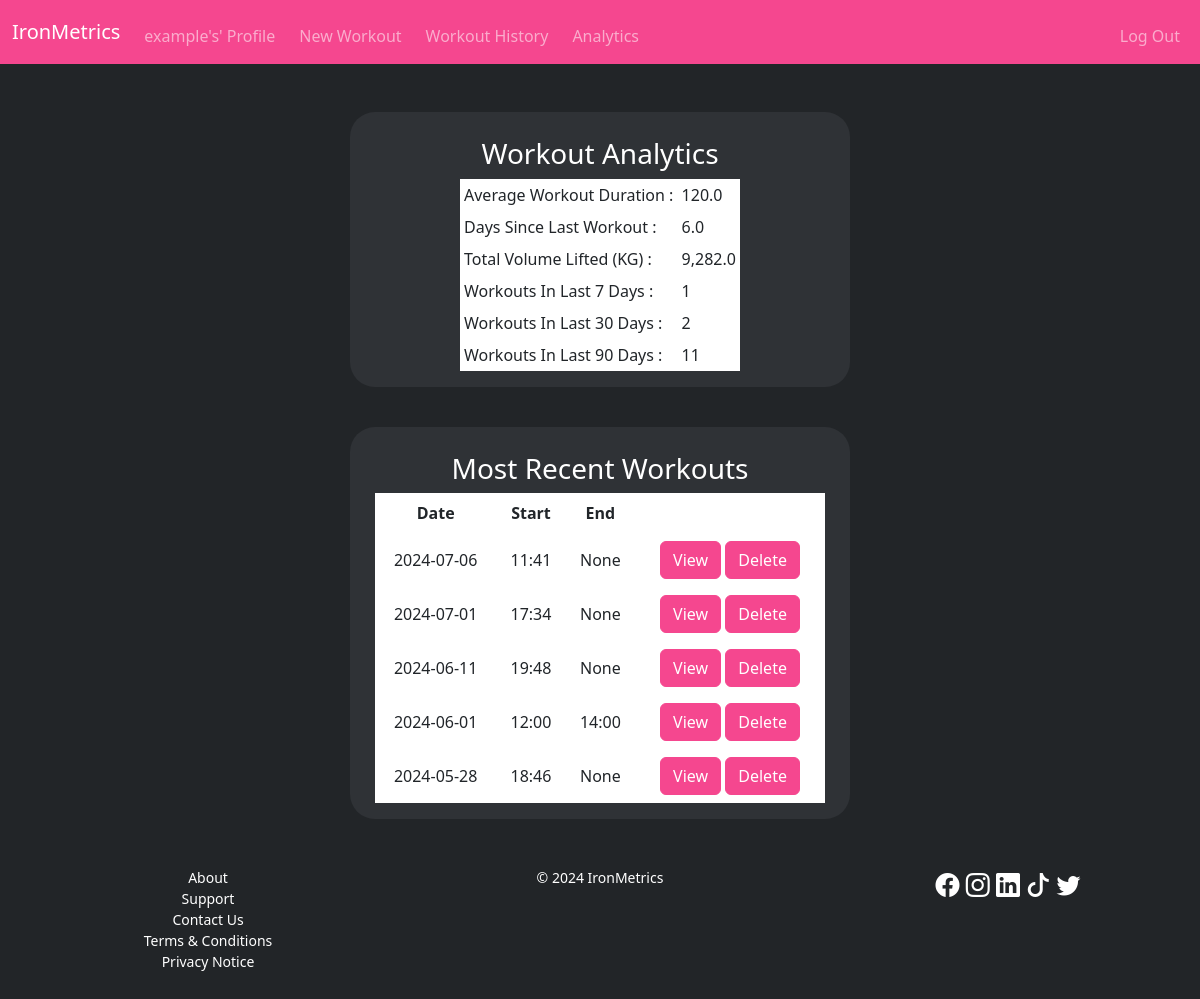
Screenshot of / (signed in) with the database file from the repository.
### tables this page shows
CREATE TABLE workout (
	id INTEGER PRIMARY KEY AUTOINCREMENT NOT NULL,
	user_id INTEGER NOT NULL,
	date TEXT NOT NULL,
	start_time TEXT,
	end_time TEXT,
	name TEXT,
	note TEXT,
	FOREIGN KEY (user_id) REFERENCES user (id)
	ON UPDATE CASCADE
	ON DELETE CASCADE
);

### app.py (the view)
@app.route("/", methods=["GET", "POST"])
@login_required
def index():
    user_id = session.get("user_id", None)
    workout_history = db.execute("SELECT * FROM workout WHERE user_id = ? ORDER BY date DESC, start_time DESC LIMIT 5;", user_id)
    avg_workout_duration_min = db.execute("""
                                            WITH durations AS (
                                            SELECT date, time(end_time, "-"||strftime('%H', start_time)||" hours", "-"||strftime('%M', start_time)||" minutes") workout_duration
                                            FROM workout
                                            WHERE user_id = ?
                                            AND end_time IS NOT NULL
                                            AND start_time IS NOT NULL)

                                            SELECT AVG((strftime('%H', workout_duration)*60)+strftime('%M', workout_duration)) avg_workout_duration_min FROM durations;
                                            """, user_id)[0]["avg_workout_duration_min"]
    try:
        days_since_last_workout = db.execute("""
                                                SELECT (JULIANDAY(date('now'))-JULIANDAY(date)) AS days_since_last_workout
                                                FROM workout WHERE user_id = ? ORDER BY date DESC LIMIT 1;
                                                """, user_id)[0]["days_since_last_workout"]
    except:
        days_since_last_workout = 0
    workouts_last_7_days = db.execute("""
                                            SELECT COUNT(*) AS workouts_last_7_days
                                            FROM workout WHERE user_id = ? AND date > DATE(JULIANDAY('now')-7);
                                        """, user_id)[0]["workouts_last_7_days"]
    workouts_last_30_days = db.execute("""
                                            SELECT COUNT(*) AS workouts_last_30_days
                                            FROM workout WHERE user_id = ? AND date > DATE(JULIANDAY('now')-30);
                                        """, user_id)[0]["workouts_last_30_days"]
    workouts_last_90_days = db.execute("""
                                            SELECT COUNT(*) AS workouts_last_90_days
                                            FROM workout WHERE user_id = ? AND date > DATE(JULIANDAY('now')-90);
                                        """, user_id)[0]["workouts_last_90_days"]
    total_volume_lifted = db.execute("""
                                        SELECT SUM(reps*weight_kg) AS total_volume_lifted
                                        FROM workout a
                                        JOIN workout_set b ON a.id=b.workout_id
                                        JOIN exercise c ON b.exercise_id=c.id
                                        WHERE a.user_id = ?;
                                    """, user_id)[0]["total_volume_lifted"]
    dashboard = dict()
    dashboard["avg_workout_duration_min"] = avg_workout_duration_min
    dashboard["days_since_last_workout"] = days_since_last_workout
    dashboard["workouts_last_7_days"] = workouts_last_7_days
    dashboard["workouts_last_30_days"] = workouts_last_30_days
    dashboard["workouts_last_90_days"] = workouts_last_90_days
    try:
        dashboard["total_volume_lifted"] = "{:,}".format(total_volume_lifted)
    except:
        dashboard["total_volume_lifted"] = 0
    if request.method == "POST":
        if "edit-workout-id" in request.form:
            workout_id = request.form.get("edit-workout-id", None)
            session["workout_id"] = workout_id
            return redirect(url_for("editworkout"))
    return render_template("index.html", workout_history=workout_history, dashboard=dashboard)

### app.py (called while the page is built)
@app.after_request
def after_request(response):
    response.headers["Cache-Control"] = "no-cache, no-store, must-revalidate"
    response.headers["Expires"] = 0
    response.headers["Pragma"] = "no-cache"
    return response

### helpers.py (called while the page is built)
def login_required(f):
    @wraps(f)
    def decorated_function(*args, **kwargs):
        if session.get("user_id") is None:
            return redirect(url_for("login"))
        return f(*args, **kwargs)
    return decorated_function

### templates/index.html (shortened to what this page needs)
{% extends "base.html" %}
{% block head %}
    <link rel="stylesheet" href="static/index.css">
{% endblock %}
{% block main %}
<div class="container text-center mb-3 analytics-wrapper">
    <div class="analytics-table-wrapper secondary-color-background">
        <h3>Workout Analytics</h3>
        <table class="table table-sm text-white analytics-table">
            <tbody>
                <tr>
                    <td>
                        Average Workout Duration
                    </td>
                    <td>
                        {{ dashboard.avg_workout_duration_min }}
                    </td>
                </tr>
                <tr>
                    <td>
                        Days Since Last Workout
                    </td>
                    <td>
                        {{ dashboard.days_since_last_workout }}
                    </td>
                </tr>
                <tr>
                    <td>
                        Total Volume Lifted (KG)
                    </td>
                    <td>
                        {{ dashboard.total_volume_lifted }}
                    </td>
                </tr>
                <tr>
                    <td>
                        Workouts In Last 7 Days
                    </td>
                    <td>
                        {{ dashboard.workouts_last_7_days }}
                    </td>
                </tr>
                <tr>
                    <td>
                        Workouts In Last 30 Days
                    </td>
                    <td>
                        {{ dashboard.workouts_last_30_days }}
                    </td>
                </tr>
                <tr>
                    <td>
                        Workouts In Last 90 Days
                    </td>
                    <td>
                        {{ dashboard.workouts_last_90_days }}
                    </td>
                </tr>
            </tbody>
        </table>
    </div>
</div>
<br>
<div class="container recent-workouts-wrapper">
    <div class="recent-workouts-table-wrapper secondary-color-background">
        <h3>Most Recent Workouts</h3>
        <table class="table text-white recent-workouts-table">
            <thead>
                <tr>
                    <th>Date</th>
                    <th>Start</th>
                    <th>End</th>
                    <th></th>
                </tr>
            </thead>
            <tbody>
                {% for workout in workout_history %}
                    <tr>
                        <td>{{ workout.date }}</td>
                        <td>{{ workout.start_time }}</td>
                        <td>{{ workout.end_time }}</td>
                        <td>
                            <form action="/" method="post" style="display: inline;" id="edit-workout{{ workout.id }}">
                                <button type="submit" form="edit-workout{{ workout.id }}" class="btn btn-tertiary-color">View</button>
                            </form>
                            <form action="/deleteworkout" method="post" id="delete-workout{{ workout.id }}" onsubmit="return confirm('Irreversibly delete workout?')" style="display: inline;">
                                <button type="submit" form="delete-workout{{ workout.id }}" class="btn btn-tertiary-color">Delete</button>
                            </form>
                        </td>
                    </tr>
                {% endfor %}
            </tbody>
        </table>
    </div>
</div>
{% endblock %}

### static/style.css (style rules this page uses)
:root { --primary-color:#222528; --secondary-color: #2f3236; --tertiary-color:#f5478f; --text-color: #FFFFFF; }
body { background: var(--primary-color); color: var(--text-color); }
.secondary-color-background { border-radius: 25px; background-color: var(--secondary-color) }
.btn-tertiary-color { --test1: #cf3f7b; --test2: #f5478f; --bs-btn-color: #fff; --bs-btn-bg: var(--tertiary-color); --bs-btn-border-color: var(--tertiary-color); --bs-btn-hover-color: #fff; --bs-btn-hover-bg: #cf3f7b; --bs-btn-hover-border-color: #c03870; --bs-btn-focus-shadow-rgb: 60, 153, 110; --bs-btn-active-color: #fff; --bs-btn-active-bg: #c03870; --bs-btn-active-border-color: #a83464; --bs-btn-active-shadow: inset 0 3px 5px rgba(0, 0, 0, 0.125); --bs-btn-disabled-color: #fff; --bs-btn-disabled-bg: var(--tertiary-color); --bs-btn-disabled-border-color: var(--tertiary-color); }

### static/index.css (style rules this page uses)
tr * { border-style: none; }
.analytics-wrapper { display: flex; flex-direction: column; align-items: center; }
.analytics-table-wrapper { display: flex; flex-direction: column; justify-content: center; align-items: center; width: 500px; }
.analytics-table { max-width: 280px; }
.analytics-table tr td:nth-child(1) { text-align: left; }
.analytics-table tr td:nth-child(1):after { content: ":" }
.analytics-table tr td:nth-child(2) { text-align: left; }
.recent-workouts-wrapper { display: flex; flex-direction: column; align-items: center; }
.recent-workouts-table-wrapper { display: flex; flex-direction: column; justify-content: center; align-items: center; width: 500px; }
.recent-workouts-table { max-width: 450px; }
.recent-workouts-table tr td:nth-child(1), .recent-workouts-table tr td:nth-child(2), .recent-workouts-table tr td:nth-child(3) { vertical-align: middle; }
h3 { margin-top: 25px; }
table { margin-bottom: 25px; }

### rows the page displays
workout: date "2024-07-06", start_time "11:41", end_time "None"
workout: date "2024-07-01", start_time "17:34", end_time "None"
workout: date "2024-06-11", start_time "19:48", end_time "None"
workout: date "2024-06-01", start_time "12:00", end_time "14:00"
workout: date "2024-05-28", start_time "18:46", end_time "None"

### other values shown
{{ session["user_name"] }} "example"
{{ dashboard.avg_workout_duration_min }} "120.0"
{{ dashboard.days_since_last_workout }} "6.0"
{{ dashboard.total_volume_lifted }} "9,282.0"
{{ dashboard.workouts_last_7_days }} "1"
{{ dashboard.workouts_last_30_days }} "2"
{{ dashboard.workouts_last_90_days }} "11"
